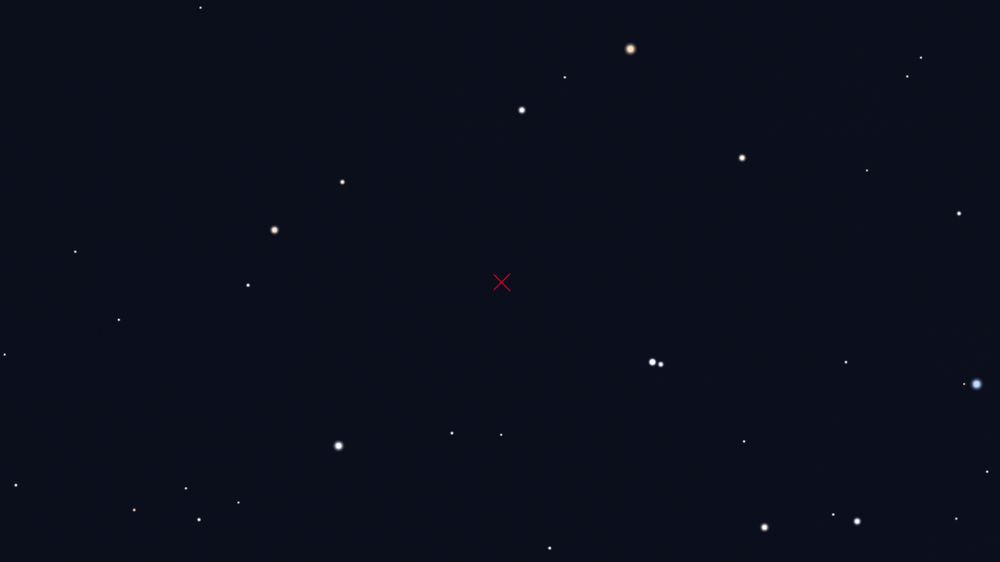
#> input picture Imaging/First.png, 1000 x 562 px, shrunk from 1920 x 1080 before the run
$ python image_diff.py
#> lines starting #> are read from the running program, lines starting #| are printed output that depends on the picture; long printed decimals are rounded
import numpy as np
import cv2
import scipy.signal


RAArcMinutePerPixel = 5.9734
DecArcMinutePerPixel = 4.6906

def get_images():
    image1 = cv2.imread('First.png')
#> image1 is the input picture: shape (562, 1000, 3); mean B, G, R 28.3, 14.9, 11.1
    image2 = cv2.imread('Second.png')
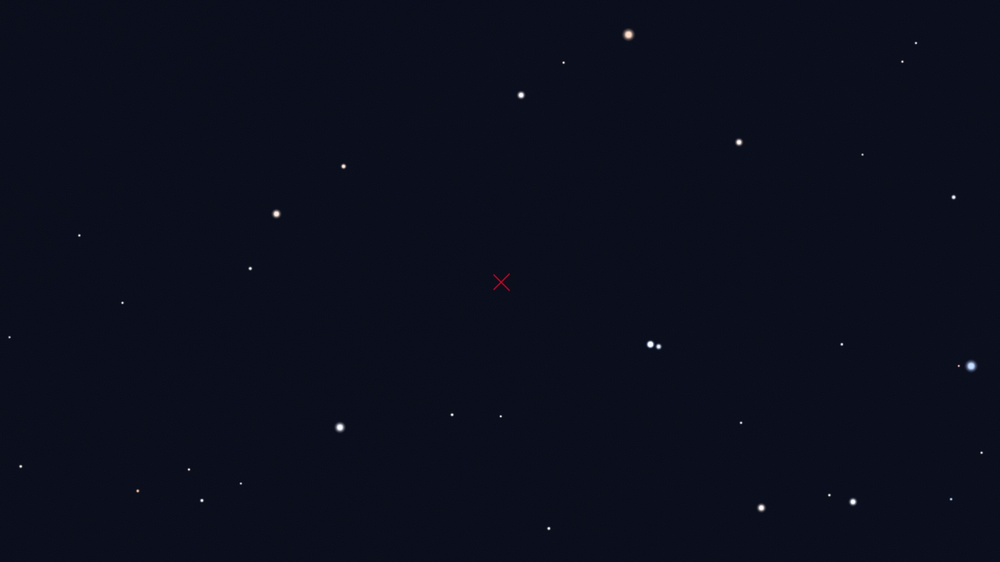
#> input picture Imaging/Second.png, 1000 x 562 px, shrunk from 1920 x 1080 before the run
#> image2 is the input picture: shape (562, 1000, 3); mean B, G, R 29.1, 14.2, 11.2
    return image1, image2

def cross_image(im1, im2):
   # get rid of the color channels by performing a grayscale transform
   # the type cast into 'float' is to avoid overflows
   im1_gray = np.sum(im1.astype('float'), axis=2)
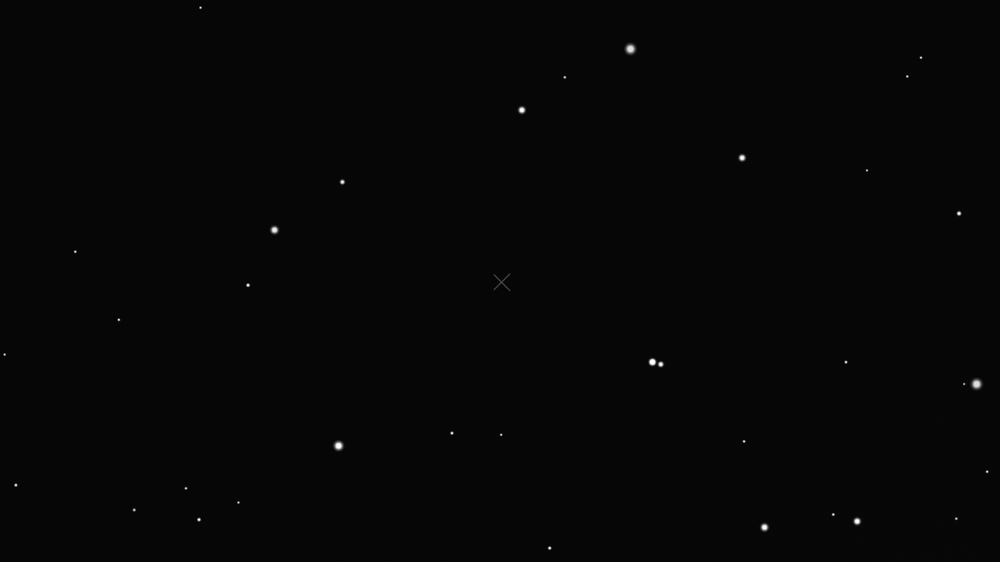
#> im1_gray: shape (562, 1000) float64; min 34, max 765, mean 54.3; drawn with min black and max white
   im2_gray = np.sum(im2.astype('float'), axis=2)
   # get rid of the averages, otherwise the results are not good
   im1_gray -= np.mean(im1_gray)
   im2_gray -= np.mean(im2_gray)
   # calculate the correlation image; note the flipping of onw of the images
   return scipy.signal.fftconvolve(im1_gray, im2_gray[::-1,::-1], mode='same')

def get_pixel_difference(image1, image2):
    image_dif = cross_image(image1, image2)
    cross_dimensions = np.unravel_index(np.argmax(image_dif), image_dif.shape)
#> cross_dimensions = (298, 502)
    RAPixelDiff = cross_dimensions[0] - image1.shape[0]/2
#> RAPixelDiff = 17
    DecPixelDiff = cross_dimensions[1] - image1.shape[1]/2
#> DecPixelDiff = 2
    return RAPixelDiff, DecPixelDiff


def getArcSecondChange(image1, image2):
    RAPixelDiff, DecPixelDiff = get_pixel_difference(image1, image2)
#> RAPixelDiff = 17; DecPixelDiff = 2
    RAArcSecondChange = RAPixelDiff * RAArcMinutePerPixel * 60
#> RAArcSecondChange = 6092.9
    DecArcSecondChange = DecPixelDiff * DecArcMinutePerPixel * 60
#> DecArcSecondChange = 562.9
    return RAArcSecondChange, DecArcSecondChange

image1, image2 = get_images()

RAArcSecondChange, DecArcSecondChange = getArcSecondChange(image1, image2)
#> RAArcSecondChange = 6092.9; DecArcSecondChange = 562.9
print(RAArcSecondChange, DecArcSecondChange)
#| 6092.868 562.872
